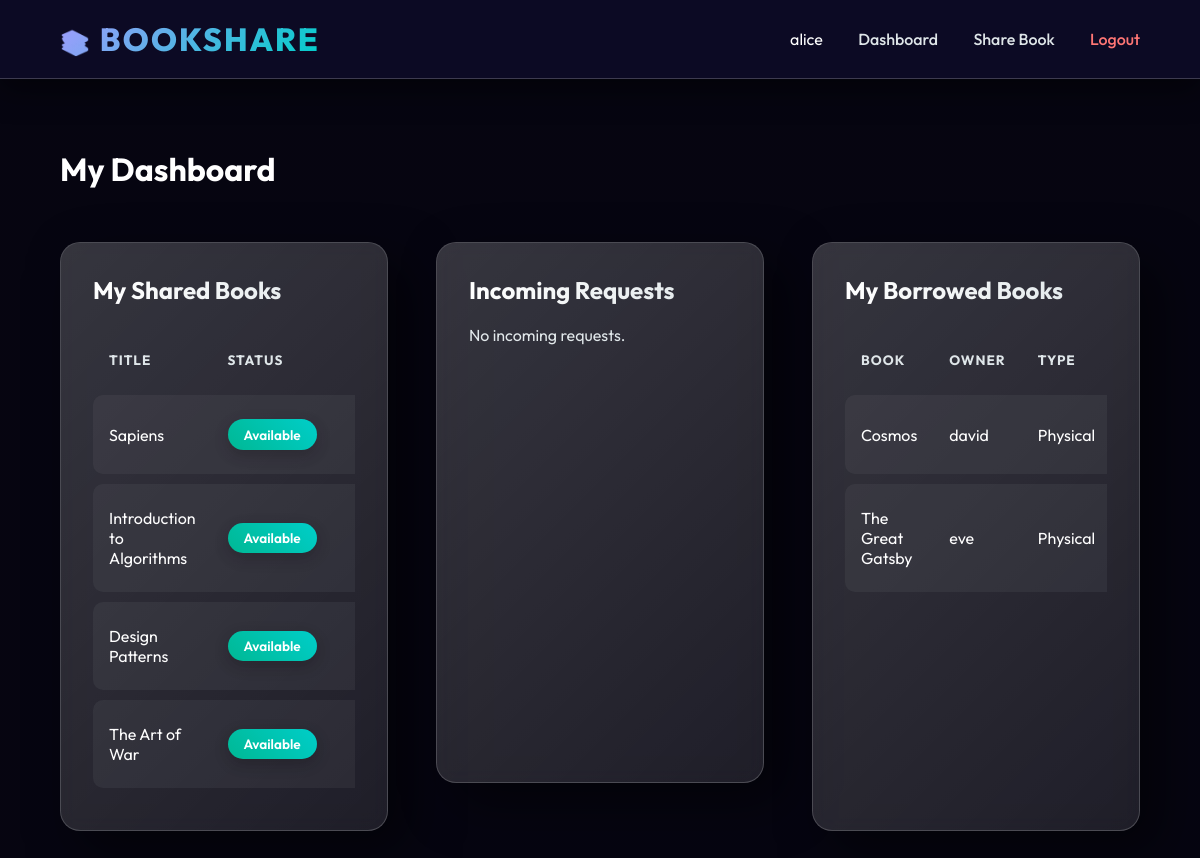
Page /dashboard (signed in) on the committed database.
### models.py (models this page shows, shortened)
class User(UserMixin, db.Model):
    id = db.Column(db.Integer, primary_key=True)
    username = db.Column(db.String(80), unique=True, nullable=False)
    email = db.Column(db.String(120), unique=True, nullable=False)
    password_hash = db.Column(db.String(128))
    role = db.Column(db.String(20), nullable=False, default='Member') # Member or Admin
    is_blocked = db.Column(db.Boolean, default=False)

class Book(db.Model):
    id = db.Column(db.Integer, primary_key=True)
    title = db.Column(db.String(200), nullable=False)
    author = db.Column(db.String(200), nullable=False)
    category = db.Column(db.String(100), nullable=False)
    type = db.Column(db.String(20), nullable=False) # Physical or Digital
    file_link = db.Column(db.String(500), nullable=True) # Link to digital resource
    filename = db.Column(db.String(500), nullable=True) # Uploaded file path
    likes = db.Column(db.Integer, default=0) # New Interactive Feature
    status = db.Column(db.String(20), default='Available') # Available, Borrowed, Returned
    owner_id = db.Column(db.Integer, db.ForeignKey('user.id'), nullable=False)
    owner = db.relationship('User', backref=db.backref('books', lazy=True))

class BorrowRequest(db.Model):
    id = db.Column(db.Integer, primary_key=True)
    book_id = db.Column(db.Integer, db.ForeignKey('book.id'), nullable=False)
    borrower_id = db.Column(db.Integer, db.ForeignKey('user.id'), nullable=False)
    proposed_date = db.Column(db.String(20))
    proposed_time = db.Column(db.String(20))
    proposed_location = db.Column(db.String(200))
    request_status = db.Column(db.String(20), default='Pending') # Pending, Accepted, Rejected
    book = db.relationship('Book', backref=db.backref('requests', lazy=True))
    borrower = db.relationship('User', backref=db.backref('borrow_requests', lazy=True))

### app.py (the view)
@app.route('/dashboard')
@login_required
def dashboard():
    if current_user.role == 'Admin':
        return redirect(url_for('admin_dashboard'))
    my_books = Book.query.filter_by(owner=current_user).all()
    borrowed_requests = BorrowRequest.query.filter_by(borrower=current_user).all()
    received_requests = BorrowRequest.query.join(Book).filter(Book.owner == current_user).all()
    return render_template('dashboard.html', my_books=my_books, borrowed_requests=borrowed_requests, received_requests=received_requests)

### app.py (called while the page is built)
@login_manager.user_loader
def load_user(user_id):
    return User.query.get(int(user_id))

### templates/dashboard.html (shortened to what this page needs)
{% extends 'base.html' %}
{% block content %}
<h1>My Dashboard</h1>
<div class="grid">
    <div class="card" data-tilt style="transform-style: preserve-3d; margin-bottom: 0;">
        <h2 style="transform: translateZ(30px);">My Shared Books</h2>
        {% if my_books %}
        <div style="overflow-x: auto; transform: translateZ(20px);">
            <table>
                <thead>
                    <tr>
                        <th>Title</th>
                        <th>Status</th>
                        <th>Type</th>
                    </tr>
                </thead>
                <tbody>
                    {% for book in my_books %}
                    <tr style="transform: translateZ(10px);">
                        <td>{{ book.title }}</td>
                        <td>
                            <span class="badge {{ book.status|lower }}">{{ book.status }}</span>
                        </td>
                        <td>{{ book.type }}</td>
                    </tr>
                    {% endfor %}
                </tbody>
            </table>
        </div>
        {% else %}
        <p style="color: var(--text-muted);">You haven't shared any books yet.</p>
        {% endif %}
    </div>
    <div class="card" data-tilt style="transform-style: preserve-3d; margin-bottom: 3rem;">
        <h2 style="transform: translateZ(30px);">Incoming Requests</h2>
        {% if received_requests %}
        <div style="overflow-x: auto; transform: translateZ(20px);">
            <table>
                <thead>
                    <tr>
                        <th>Book</th>
                        <th>Borrower</th>
                        <th>Proposed Details</th>
                        <th>Status</th>
                        <th>Actions</th>
                    </tr>
                </thead>
                <tbody>
                    {% for req in received_requests %}
                    <tr>
                        <td>{{ req.book.title }}</td>
                        <td>{{ req.borrower.username }}</td>
                        <td>
                            {% if req.book.type == 'Physical' %}
                            <small>📅 {{ req.proposed_date }} <br> 🕒 {{ req.proposed_time }} <br> 📍 {{
                                req.proposed_location }}</small>
                            {% else %}
                            Digital Access
                            {% endif %}
                        </td>
                        <td>{{ req.request_status }}</td>
                        <td>
                            {% if req.request_status == 'Pending' %}
                            <form method="POST" action="{{ url_for('handle_request', id=req.id) }}"
                                style="display:inline;">
                                <input type="hidden" name="action" value="accept">
                                <button type="submit" class="btn-small"
                                    style="margin-bottom: 0.5rem; width: auto;">Accept</button>
                            </form>
                            <form method="POST" action="{{ url_for('handle_request', id=req.id) }}"
                                style="display:inline;">
                                <input type="hidden" name="action" value="reject">
                                <button type="submit" class="btn-small"
                                    style="background:#cf6679; margin-bottom: 0.5rem; width: auto;">Reject</button>
                            </form>
                            <button type="button" class="btn-small" style="background:#0984e3; width: auto;"
                                onclick="document.getElementById('suggest-{{req.id}}').style.display = 'block'">Suggest</button>
                            <div id="suggest-{{req.id}}"
                                style="display:none; margin-top: 0.5rem; background: rgba(0,0,0,0.2); padding: 0.5rem; border-radius: 8px;">
                                <form method="POST" action="{{ url_for('handle_request', id=req.id) }}">
                                    <input type="hidden" name="action" value="suggest">
                                    <input type="date" name="date" value="{{ req.proposed_date }}"
                                        style="padding: 0.3rem;">
                                    <input type="time" name="time" value="{{ req.proposed_time }}"
                                        style="padding: 0.3rem;">
                                    <input type="text" name="location" value="{{ req.proposed_location }}"
                                        placeholder="Location" style="padding: 0.3rem;">
                                    <button type="submit" class="btn-small" style="width: 100%;">Send
                                        Suggestion</button>
                                </form>
                            </div>
                            {% elif req.request_status == 'Accepted' and req.book.status == 'Borrowed' and req.book.type
                            ==
                            'Physical' %}
                            <form method="POST" action="{{ url_for('return_book', req_id=req.id) }}">
                                <button type="submit" class="btn-small" style="background: #00b894; width: auto;">Mark
                                    Returned</button>
                            </form>
                            {% endif %}
                        </td>
                    </tr>
                    {% endfor %}
                </tbody>
            </table>
        </div>
        {% else %}
        <p style="color: var(--text-muted);">No incoming requests.</p>
        {% endif %}
    </div>
    <div class="card" data-tilt style="transform-style: preserve-3d;">
        <h2 style="transform: translateZ(30px);">My Borrowed Books</h2>
        {% if borrowed_requests %}
        <div style="overflow-x: auto; transform: translateZ(20px);">
            <table>
                <thead>
                    <tr>
                        <th>Book</th>
                        <th>Owner</th>
                        <th>Type</th>
                    </tr>
                </thead>
                <tbody>
                    {% for req in borrowed_requests %}
                    <tr>
                        <td>{{ req.book.title }}</td>
                        <td>{{ req.book.owner.username }}</td>
                        <td>{{ req.book.type }}</td>
                    </tr>
                    {% endfor %}
                </tbody>
            </table>
        </div>
        {% else %}
        <p style="color: var(--text-muted);">You haven't borrowed any books.</p>
        {% endif %}
    </div>
</div>
{% endblock %}

### templates/base.html (shortened to what this page needs)
<!DOCTYPE html>
<html lang="en">
<head>
    <link rel="stylesheet" href="{{ url_for('static', filename='style.css') }}">
</head>
<body>
    <nav>
        <a href="{{ url_for('index') }}" class="nav-brand">
            <span style="font-size: 1.5rem;">📚</span> BookShare
        </a>
        <div class="nav-links">
            {% if current_user.is_authenticated %}
            <span>{{ current_user.username }}</span>
            <a href="{{ url_for('dashboard') }}"
                class="{% if request.endpoint == 'dashboard' %}active{% endif %}">Dashboard</a>
            {% if current_user.role != 'Admin' %}
            <a href="{{ url_for('add_book') }}" class="{% if request.endpoint == 'add_book' %}active{% endif %}">Share
                Book</a>
            {% endif %}
            <a href="{{ url_for('logout') }}" style="color: #ff7675;">Logout</a>
            {% else %}
            <a href="{{ url_for('login') }}">Login</a>
            <a href="{{ url_for('register') }}"
                style="color: #00cec9; border: 1px solid #00cec9; padding: 0.5rem 1.5rem; border-radius: 50px;">Sign
                Up</a>
            {% endif %}
        </div>
    </nav>
    <div class="container">
        {% block content %}{% endblock %}
    </div>
</body>
</html>

### static/style.css (style rules this page uses)
:root { --primary: #6c5ce7; --primary-dark: #4834d4; --secondary: #00cec9; --text-white: #ffffff; --text-muted: #dfe6e9; --card-bg: rgba(255, 255, 255, 0.1); --card-border: rgba(255, 255, 255, 0.2); --shadow-light: 0 8px 32px 0 rgba(31, 38, 135, 0.37); --shadow-deep: 20px 20px 50px rgba(0, 0, 0, 0.5); }
body { margin: 0; font-family: 'Outfit', sans-serif; color: var(--text-white); background-color: #0f0c29; background-image: linear-gradient(rgba(0, 0, 0, 0.6), rgba(0, 0, 0, 0.6)), url('https://images.unsplash.com/photo-1481627834876-b7833e8f5570?ixlib=rb-4.0.3&auto=format&fit=crop&w=2000&q=80'); background-attachment: fixed; background-size: cover; background-position: center; perspective: 1000px; overflow-x: hidden; min-height: 100vh; }
nav { background: rgba(15, 12, 41, 0.85); backdrop-filter: blur(16px); border-bottom: 1px solid var(--card-border); padding: 1.2rem 5%; display: flex; justify-content: space-between; align-items: center; position: sticky; top: 0; z-index: 1000; box-shadow: 0 10px 30px rgba(0, 0, 0, 0.5); transform-style: preserve-3d; }
.nav-brand { font-size: 2rem; font-weight: 800; background: linear-gradient(135deg, #a29bfe, #00cec9); -webkit-background-clip: text; -webkit-text-fill-color: transparent; text-transform: uppercase; letter-spacing: 2px; }
.nav-links a { color: var(--text-muted); text-decoration: none; margin-left: 2rem; font-weight: 500; position: relative; transition: all 0.3s; }
.nav-links a::after { content: ''; position: absolute; width: 0; height: 2px; bottom: -5px; left: 0; background: var(--secondary); transition: width 0.3s; }
.container { padding: 3rem 5%; max-width: 1400px; margin: 0 auto; }
.grid { display: grid; grid-template-columns: repeat(auto-fill, minmax(320px, 1fr)); gap: 3rem; padding: 2rem 0; }
.card { background: var(--card-bg); border: 1px solid var(--card-border); border-radius: 20px; padding: 2rem; backdrop-filter: blur(10px); box-shadow: var(--shadow-deep); transition: transform 0.4s cubic-bezier(0.175, 0.885, 0.32, 1.27), box-shadow 0.4s; transform-style: preserve-3d; position: relative; overflow: hidden; }
.card::before { content: ''; position: absolute; top: 0; left: 0; width: 100%; height: 100%; background: linear-gradient(135deg, rgba(255, 255, 255, 0.1) 0%, transparent 100%); pointer-events: none; }
.card h1, .card h2, .card h3 { margin-top: 0; background: linear-gradient(to right, #fff, #dfe6e9); -webkit-background-clip: text; -webkit-text-fill-color: transparent; transform: translateZ(20px); }
.badge { padding: 0.4rem 1rem; border-radius: 30px; font-size: 0.85rem; font-weight: 600; display: inline-block; margin-right: 0.5rem; box-shadow: 0 5px 15px rgba(0, 0, 0, 0.2); }
.badge.available { background: linear-gradient(45deg, #00b894, #00cec9); color: white; }
table { width: 100%; border-collapse: separate; border-spacing: 0 10px; }
th { text-transform: uppercase; font-size: 0.85rem; color: var(--text-muted); letter-spacing: 1px; padding: 1rem; text-align: left; }
td { background: rgba(255, 255, 255, 0.05); padding: 1.5rem 1rem; transition: transform 0.2s; }
tr td:first-child { border-radius: 10px 0 0 10px; }

### rows in the picture
User: username "alice"
Book: title "Sapiens", status "Available"
Book: title "Introduction to Algorithms", status "Available"
Book: title "Design Patterns", status "Available"
Book: title "The Art of War", status "Available"
BorrowRequest: book "Cosmos", book.owner.username "david", book.type "Physical"
BorrowRequest: book "The Great Gatsby", book.owner.username "eve", book.type "Physical"
